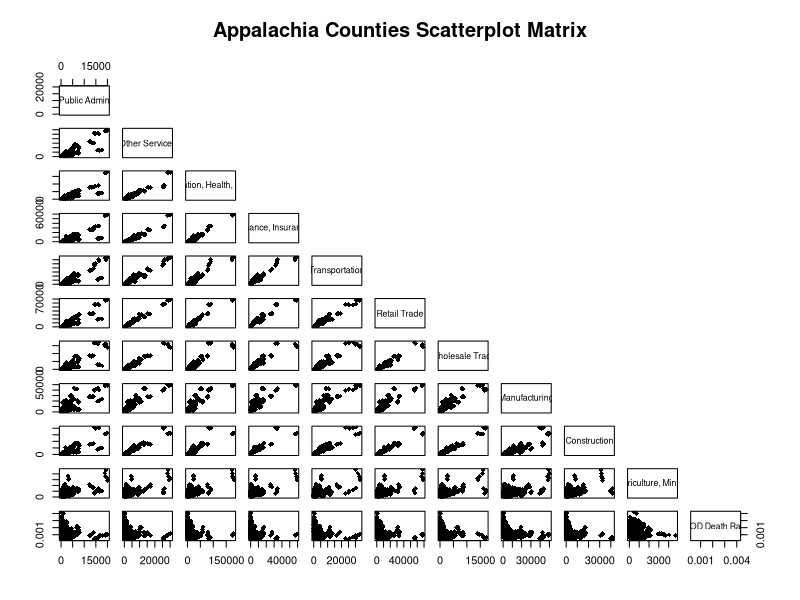
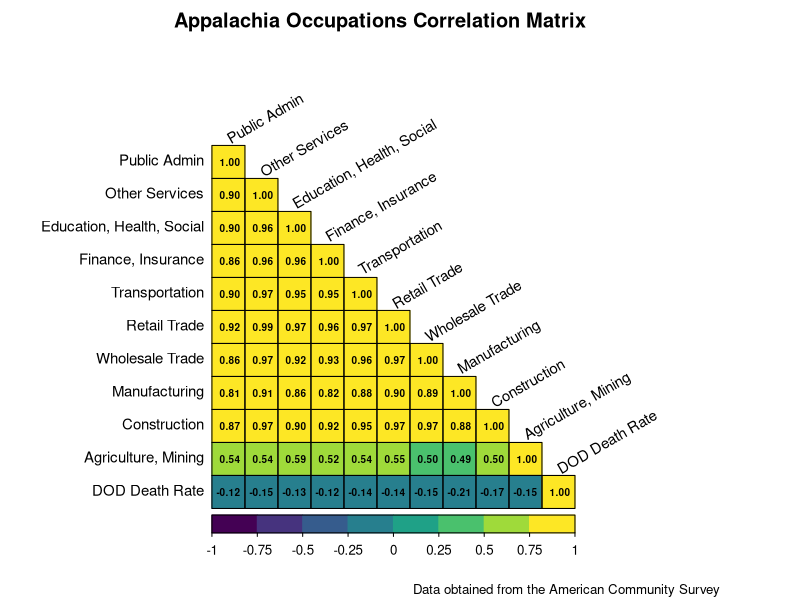

Recreate these plots in R, in order.
## ---- chunk 1
# Load necessary libraries
library(dplyr)
library(corrplot)
library(viridis)
library(here)
## ---- chunk 2
appalachia_2018_2022 = read.csv(here("Data/merged_data", "appalachia_2018_2022.csv"), sep = ",", header = TRUE)
## ---- chunk 3
# Assuming your data frame is called appalachia_2018_2022
# Ensure the dataset is clean and filter the necessary columns
corr_data <- appalachia_2018_2022 %>%
  mutate(
    public_admin = as.numeric(as.character(public_admin)),
    other_services = as.numeric(as.character(other_services)),
    #arts_ent_rec = as.numeric(as.character(arts_ent_rec)),
    edu_health_social = as.numeric(as.character(edu_health_social)),
    #prof_scientific = as.numeric(as.character(prof_scientific)),
    finance_insurance = as.numeric(as.character(finance_insurance)),
    #information = as.numeric(as.character(information)),
    transportation = as.numeric(as.character(transportation)),
    retail_trade = as.numeric(as.character(retail_trade)),
    wholesale_trade = as.numeric(as.character(wholesale_trade)),
    manufacturing = as.numeric(as.character(manufacturing)),
    construction = as.numeric(as.character(construction)),
    agriculture_mining = as.numeric(as.character(agriculture_mining)),
    #production = as.numeric(as.character(production)),
    #natural_resources = as.numeric(as.character(natural_resources)),
    #sales = as.numeric(as.character(sales)),
    #service = as.numeric(as.character(service)),
    #management = as.numeric(as.character(management)),
    #armed_forces = as.numeric(as.character(armed_forces)),
    DOD_death_rate = as.numeric(as.character(DOD_death_rate))
  ) %>%
  select(public_admin, other_services, edu_health_social,
         finance_insurance, transportation, retail_trade, wholesale_trade,
         manufacturing, construction, agriculture_mining, DOD_death_rate)

# Remove rows with NA values
corr_data <- na.omit(corr_data)

# Update variable names for better readability
colnames(corr_data) <- c("Public Admin", "Other Services", "Education, Health, Social",
                         "Finance, Insurance", "Transportation",
                         "Retail Trade", "Wholesale Trade", "Manufacturing", "Construction", "Agriculture, Mining", "DOD Death Rate")

# Scatterplot matrix
pairs(corr_data, pch = 18, upper.panel = NULL, main = "Appalachia Counties Scatterplot Matrix")

# Calculate the correlation matrix
corr_matrix <- cor(corr_data)

# Define breaks for the correlation scale
breaks <- seq(-1, 1, by = 0.25)

# Define custom color palette with viridis
corr_colors <- viridis::viridis(length(breaks) - 1)

# Plot the correlation matrix with customized color legend
corrplot(corr_matrix, method = "color", type = "lower", col = corr_colors, 
         title = "Appalachia Occupations Correlation Matrix", mar = c(0, 2, 2, 4),  # Increase right margin
         cl.length = length(breaks), 
         cl.cex = 0.8, cl.align.text = "r", cl.ratio = 0.2, 
         tl.cex = 0.9, 
         tl.col = "black", tl.srt = 30, # Set text rotation to 30 degrees
         addCoef.col = "black", number.cex = 0.6, cl.offset = 0.5, # Adjust the size of the numbers inside boxes and the legend
         addgrid.col = "black")

# Add a caption
mtext("Data obtained from the American Community Survey", 
      side = 1, line = 4, adj = 1, cex = 0.8)

